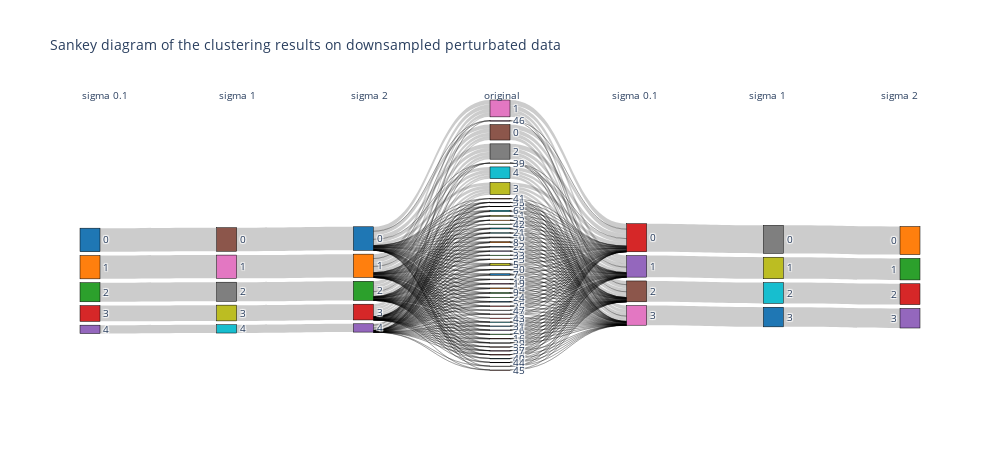

Notebook source saved alongside this figure:
### Code cell
dowsample_df = labels_df[(labels_df['downsampled_perturbated_noise0.1_0'] != 'nan') &
    (labels_df['downsampled_perturbated_noise0.1_1'] != 'nan')][columns_to_visualize_downsample]

sankey_plot_with_labels(
    labels=[dowsample_df[column] for column in columns_to_visualize_downsample],
    labels_titles=['sigma 0.1', 'sigma 1', 'sigma 2', 'original', 'sigma 0.1', 'sigma 1', 'sigma 2'],
    title='Sankey diagram of the clustering results on downsampled perturbated data',
    width=1000,
    height=450
)

### Figure 1 — Plotly figure (JSON) as saved in the notebook; plotly's stock layout.template omitted (floating-point values rounded to 4 significant figures; data arrays with more than 128 entries replaced by an {"elided": "..."} marker saying what was removed)
{"data": [{"link": {"source": {"elided": "415 int values"}, "target": {"elided": "415 int values"}, "value": {"elided": "415 int values"}}, "node": {"color": ["#1f77b4", "#ff7f0e", "#2ca02c", "#d62728", "#9467bd", "#8c564b", "#e377c2", "#7f7f7f", "#bcbd22", "#17becf", "#1f77b4", "#ff7f0e", "#2ca02c", "#d62728", "#9467bd", "#8c564b", "#e377c2", "#7f7f7f", "#bcbd22", "#17becf", "#1f77b4", "#ff7f0e", "#2ca02c", "#d62728", "#9467bd", "#8c564b", "#e377c2", "#7f7f7f", "#bcbd22", "#17becf", "#1f77b4", "#ff7f0e", "#2ca02c", "#d62728", "#9467bd", "#8c564b", "#e377c2", "#7f7f7f", "#bcbd22", "#17becf", "#1f77b4", "#ff7f0e", "#2ca02c", "#d62728", "#9467bd", "#8c564b", "#e377c2", "#7f7f7f", "#bcbd22", "#17becf", "#1f77b4", "#ff7f0e", "#2ca02c", "#d62728", "#9467bd", "#8c564b", "#e377c2", "#7f7f7f", "#bcbd22", "#17becf", "#1f77b4", "#ff7f0e", "#2ca02c", "#d62728", "#9467bd", "#8c564b", "#e377c2", "#7f7f7f", "#bcbd22", "#17becf", "#1f77b4", "#ff7f0e", "#2ca02c", "#d62728", "#9467bd"], "label": ["0", "1", "2", "3", "4", "0", "1", "2", "3", "4", "0", "1", "2", "3", "4", "0", "1", "10", "11", "12", "13", "14", "15", "16", "17", "18", "19", "2", "20", "21", "22", "23", "24", "25", "26", "27", "28", "29", "3", "30", "31", "32", "33", "34", "35", "36", "37", "38", "39", "4", "40", "41", "42", "43", "44", "45", "46", "47", "5", "6", "7", "8", "9", "0", "1", "2", "3", "0", "1", "2", "3", "0", "1", "2", "3"], "line": {"color": "black", "width": 0.5}, "pad": 15, "thickness": 20}, "type": "sankey"}], "layout": {"annotations": [{"showarrow": false, "text": "sigma 0.1", "x": 0, "xref": "x", "y": 1.05, "yref": "paper"}, {"showarrow": false, "text": "sigma 1", "x": 1, "xref": "x", "y": 1.05, "yref": "paper"}, {"showarrow": false, "text": "sigma 2", "x": 2, "xref": "x", "y": 1.05, "yref": "paper"}, {"showarrow": false, "text": "original", "x": 3, "xref": "x", "y": 1.05, "yref": "paper"}, {"showarrow": false, "text": "sigma 0.1", "x": 4, "xref": "x", "y": 1.05, "yref": "paper"}, {"showarrow": false, "text": "sigma 1", "x": 5, "xref": "x", "y": 1.05, "yref": "paper"}, {"showarrow": false, "text": "sigma 2", "x": 6, "xref": "x", "y": 1.05, "yref": "paper"}], "font": {"size": 10}, "height": 450, "plot_bgcolor": "rgba(0,0,0,0)", "title": {"text": "Sankey diagram of the clustering results on downsampled perturbated data"}, "width": 1000, "xaxis": {"showgrid": false, "visible": false, "zeroline": false}, "yaxis": {"showgrid": false, "visible": false, "zeroline": false}}}
